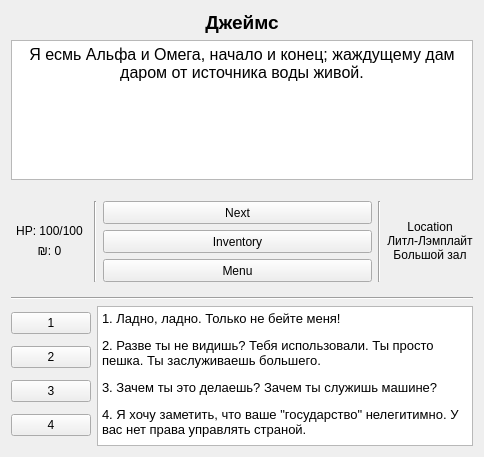
<?xml version="1.0" encoding="UTF-8"?>
<ui version="4.0">
 <class>Form</class>
 <widget class="QWidget" name="Form">
  <property name="geometry">
   <rect>
    <x>0</x>
    <y>0</y>
    <width>484</width>
    <height>457</height>
   </rect>
  </property>
  <property name="windowTitle">
   <string>PROJECT: NELSON</string>
  </property>
  <property name="windowIcon">
   <iconset>
    <normaloff>../data/ico/engine.ico</normaloff>../data/ico/engine.ico</iconset>
  </property>
  <layout class="QFormLayout" name="formLayout">
   <item row="0" column="0" colspan="2">
    <layout class="QVBoxLayout" name="verticalLayout">
     <item>
      <widget class="QLabel" name="dialog_name_lb">
       <property name="text">
        <string>&lt;html&gt;&lt;body&gt;&lt;p align=&quot;center&quot;&gt;&lt;span style=&quot; font-size:14pt; font-weight:600;&quot;&gt;Джеймс&lt;/span&gt;&lt;/p&gt;&lt;/body&gt;&lt;/html&gt;</string>
       </property>
      </widget>
     </item>
     <item>
      <widget class="QTextBrowser" name="replica_show">
       <property name="html">
        <string>&lt;!DOCTYPE HTML PUBLIC &quot;-//W3C//DTD HTML 4.0//EN&quot; &quot;http://www.w3.org/TR/REC-html40/strict.dtd&quot;&gt;
&lt;html&gt;&lt;head&gt;&lt;meta name=&quot;qrichtext&quot; content=&quot;1&quot; /&gt;&lt;style type=&quot;text/css&quot;&gt;
p, li { white-space: pre-wrap; }
&lt;/style&gt;&lt;/head&gt;&lt;body style=&quot; font-family:'MS Shell Dlg 2'; font-size:8.25pt; font-weight:400; font-style:normal;&quot;&gt;
&lt;p align=&quot;center&quot; style=&quot; margin-top:0px; margin-bottom:0px; margin-left:0px; margin-right:0px; -qt-block-indent:0; text-indent:0px;&quot;&gt;&lt;span style=&quot; font-family:'-apple-system'; font-size:12pt; color:#000000; background-color:#ffffff;&quot;&gt;Я есмь Альфа и Омега, начало и конец; жаждущему дам даром от источника воды живой.&lt;/span&gt;&lt;/p&gt;&lt;/body&gt;&lt;/html&gt;</string>
       </property>
       <property name="acceptRichText">
        <bool>true</bool>
       </property>
      </widget>
     </item>
    </layout>
   </item>
   <item row="1" column="0">
    <widget class="Line" name="line_3">
     <property name="orientation">
      <enum>Qt::Horizontal</enum>
     </property>
    </widget>
   </item>
   <item row="2" column="0" colspan="2">
    <spacer name="verticalSpacer_2">
     <property name="orientation">
      <enum>Qt::Vertical</enum>
     </property>
     <property name="sizeHint" stdset="0">
      <size>
       <width>20</width>
       <height>40</height>
      </size>
     </property>
    </spacer>
   </item>
   <item row="4" column="0">
    <widget class="Line" name="line">
     <property name="orientation">
      <enum>Qt::Horizontal</enum>
     </property>
    </widget>
   </item>
   <item row="4" column="1">
    <spacer name="verticalSpacer">
     <property name="orientation">
      <enum>Qt::Vertical</enum>
     </property>
     <property name="sizeHint" stdset="0">
      <size>
       <width>20</width>
       <height>40</height>
      </size>
     </property>
    </spacer>
   </item>
   <item row="5" column="0" colspan="2">
    <widget class="Line" name="line_2">
     <property name="orientation">
      <enum>Qt::Horizontal</enum>
     </property>
    </widget>
   </item>
   <item row="6" column="0" colspan="2">
    <layout class="QHBoxLayout" name="horizontalLayout">
     <item>
      <layout class="QVBoxLayout" name="verticalLayout_4">
       <item>
        <widget class="QPushButton" name="answ_one_btn">
         <property name="text">
          <string>1</string>
         </property>
        </widget>
       </item>
       <item>
        <widget class="QPushButton" name="answ_two_btn">
         <property name="text">
          <string>2</string>
         </property>
        </widget>
       </item>
       <item>
        <widget class="QPushButton" name="answ_three_btn">
         <property name="text">
          <string>3</string>
         </property>
        </widget>
       </item>
       <item>
        <widget class="QPushButton" name="answ_four_btn">
         <property name="text">
          <string>4</string>
         </property>
        </widget>
       </item>
      </layout>
     </item>
     <item>
      <widget class="QTextBrowser" name="answers_show">
       <property name="html">
        <string>&lt;!DOCTYPE HTML PUBLIC &quot;-//W3C//DTD HTML 4.0//EN&quot; &quot;http://www.w3.org/TR/REC-html40/strict.dtd&quot;&gt;
&lt;html&gt;&lt;head&gt;&lt;meta name=&quot;qrichtext&quot; content=&quot;1&quot; /&gt;&lt;style type=&quot;text/css&quot;&gt;
p, li { white-space: pre-wrap; }
&lt;/style&gt;&lt;/head&gt;&lt;body style=&quot; font-family:'MS Shell Dlg 2'; font-size:8.25pt; font-weight:400; font-style:normal;&quot;&gt;
&lt;p style=&quot; margin-top:12px; margin-bottom:12px; margin-left:0px; margin-right:0px; -qt-block-indent:0; text-indent:0px;&quot;&gt;&lt;span style=&quot; font-size:10pt;&quot;&gt;1. Ладно, ладно. Только не бейте меня! &lt;/span&gt;&lt;/p&gt;
&lt;p style=&quot; margin-top:12px; margin-bottom:12px; margin-left:0px; margin-right:0px; -qt-block-indent:0; text-indent:0px;&quot;&gt;&lt;span style=&quot; font-size:10pt;&quot;&gt;2. Разве ты не видишь? Тебя использовали. Ты просто пешка. Ты заслуживаешь большего. &lt;/span&gt;&lt;/p&gt;
&lt;p style=&quot; margin-top:12px; margin-bottom:12px; margin-left:0px; margin-right:0px; -qt-block-indent:0; text-indent:0px;&quot;&gt;&lt;span style=&quot; font-size:10pt;&quot;&gt;3. Зачем ты это делаешь? Зачем ты служишь машине? &lt;/span&gt;&lt;/p&gt;
&lt;p style=&quot; margin-top:12px; margin-bottom:12px; margin-left:0px; margin-right:0px; -qt-block-indent:0; text-indent:0px;&quot;&gt;&lt;span style=&quot; font-size:10pt;&quot;&gt;4. Я хочу заметить, что ваше &amp;quot;государство&amp;quot; нелегитимно. У вас нет права управлять страной.&lt;/span&gt;&lt;/p&gt;&lt;/body&gt;&lt;/html&gt;</string>
       </property>
      </widget>
     </item>
    </layout>
   </item>
   <item row="3" column="0" colspan="2">
    <layout class="QHBoxLayout" name="horizontalLayout_2">
     <item>
      <layout class="QVBoxLayout" name="verticalLayout_2">
       <item>
        <spacer name="verticalSpacer_3">
         <property name="orientation">
          <enum>Qt::Vertical</enum>
         </property>
         <property name="sizeHint" stdset="0">
          <size>
           <width>20</width>
           <height>40</height>
          </size>
         </property>
        </spacer>
       </item>
       <item>
        <widget class="QLabel" name="hp_lb">
         <property name="text">
          <string>&lt;html&gt;&lt;body&gt;&lt;p align=&quot;center&quot;&gt;HP: 100/100&lt;/p&gt;&lt;/body&gt;&lt;/html&gt;</string>
         </property>
        </widget>
       </item>
       <item>
        <widget class="QLabel" name="money_lb">
         <property name="text">
          <string>&lt;html&gt;&lt;p align=&quot;center&quot;&gt;₪: 0&lt;/p&gt;&lt;/body&gt;&lt;/html&gt;</string>
         </property>
        </widget>
       </item>
       <item>
        <spacer name="verticalSpacer_4">
         <property name="orientation">
          <enum>Qt::Vertical</enum>
         </property>
         <property name="sizeHint" stdset="0">
          <size>
           <width>20</width>
           <height>40</height>
          </size>
         </property>
        </spacer>
       </item>
      </layout>
     </item>
     <item>
      <widget class="Line" name="line_4">
       <property name="orientation">
        <enum>Qt::Vertical</enum>
       </property>
      </widget>
     </item>
     <item>
      <layout class="QVBoxLayout" name="verticalLayout_3">
       <item>
        <widget class="QPushButton" name="next_btn">
         <property name="minimumSize">
          <size>
           <width>269</width>
           <height>23</height>
          </size>
         </property>
         <property name="text">
          <string>Next</string>
         </property>
        </widget>
       </item>
       <item>
        <widget class="QPushButton" name="inventory_btn">
         <property name="minimumSize">
          <size>
           <width>269</width>
           <height>23</height>
          </size>
         </property>
         <property name="text">
          <string>Inventory</string>
         </property>
        </widget>
       </item>
       <item>
        <widget class="QPushButton" name="menu_btn">
         <property name="minimumSize">
          <size>
           <width>269</width>
           <height>23</height>
          </size>
         </property>
         <property name="text">
          <string>Menu</string>
         </property>
        </widget>
       </item>
      </layout>
     </item>
     <item>
      <widget class="Line" name="line_5">
       <property name="orientation">
        <enum>Qt::Vertical</enum>
       </property>
      </widget>
     </item>
     <item>
      <widget class="QLabel" name="location_lb">
       <property name="text">
        <string>&lt;html&gt;&lt;head/&gt;&lt;body&gt;&lt;p align=&quot;center&quot;&gt;Location&lt;br/&gt;Литл-Лэмплайт&lt;br/&gt;Большой зал&lt;/p&gt;&lt;/body&gt;&lt;/html&gt;</string>
       </property>
      </widget>
     </item>
    </layout>
   </item>
  </layout>
 </widget>
 <resources/>
 <connections/>
</ui>
